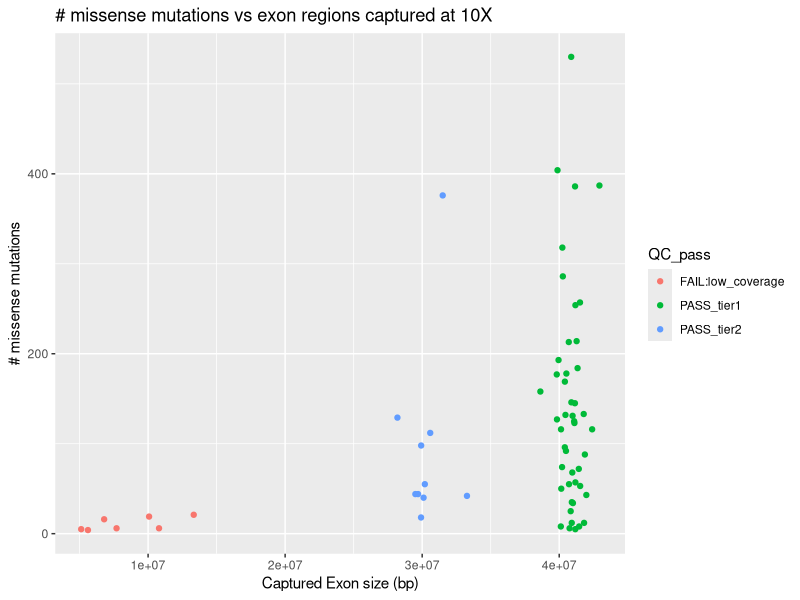
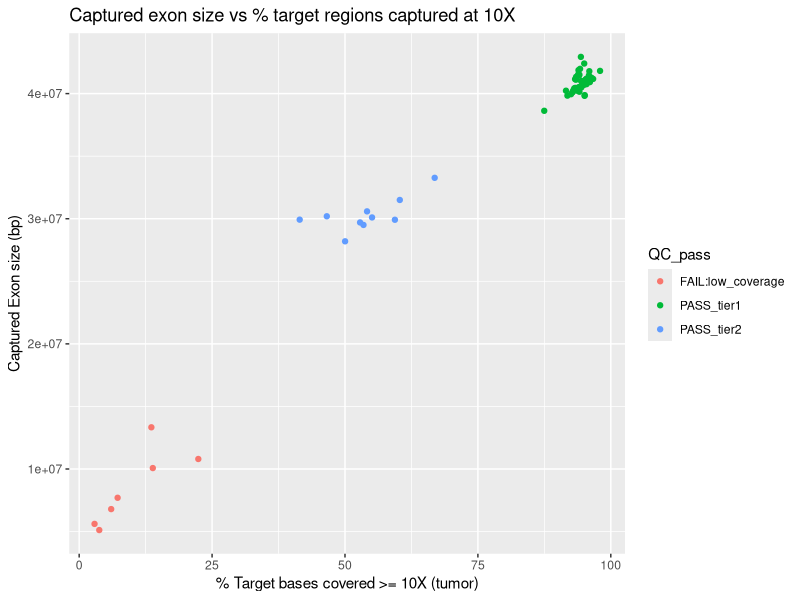
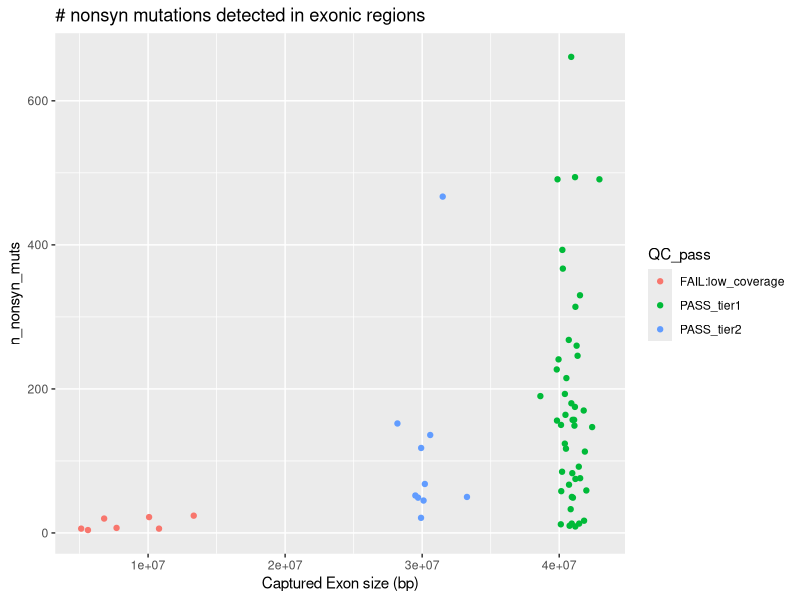
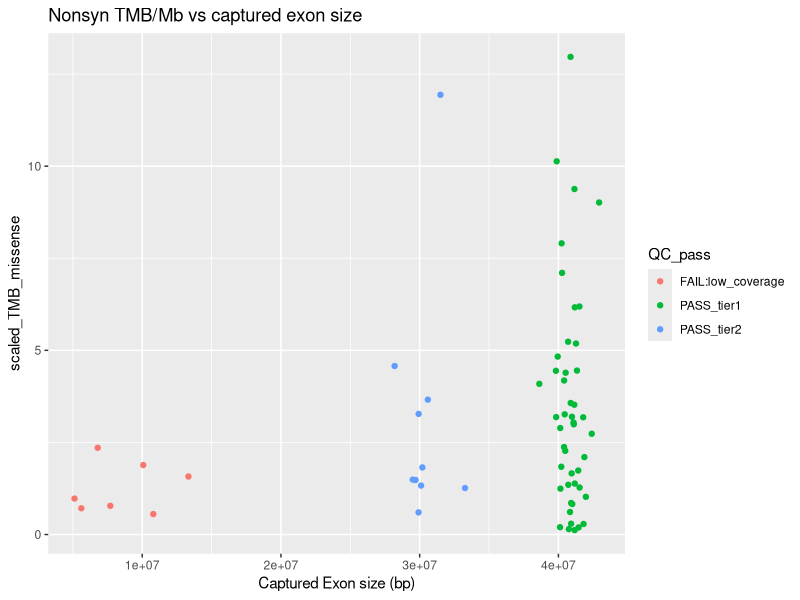

These figures' R source, in order:
## On command line: Rscript ./analysis_scripts/WES_QC.R
## On R: source("./analysis_scripts/WES_QC.R", echo = TRUE)
library("dplyr")
library("ggplot2")

TMB_df <- read.table("./wes_data/summary_data/TMB_QC_Response.txt",
header=T, as.is=T, sep="\t")


####### QC_pass column assignment ######
#TMB_df$QC_pass <- "FAIL:low_coverage"
#TMB_df$QC_pass[TMB_df$PCT_TARGET_BASES_10X.normal > 85 &
#            TMB_df$PCT_TARGET_BASES_10X.tumor > 85 ] <- "PASS_tier1"
#TMB_df$QC_pass[TMB_df$PCT_TARGET_BASES_10X.normal <= 85 &
#            TMB_df$PCT_TARGET_BASES_10X.tumor <= 85 &
#            TMB_df$captured_exon_size > 25*10^6 ] <- "PASS_tier2"
########################### #############   

## Compute TMB / Mb 
TMB_df$scaled_TMB_missense <- TMB_df$n_missense / TMB_df$captured_exon_size * 10^6
TMB_df$scaled_TMB_nonsyn <- TMB_df$n_nonsyn_muts / TMB_df$captured_exon_size * 10^6

pdf("./wes_data/summary_data/Supplemental_Figure_S1.pdf")
TMB_df %>%
  ggplot(aes(x=captured_exon_size, y=n_missense, color=QC_pass)) +
  geom_point() +
  ylab("# missense mutations") + xlab("Captured Exon size (bp)") +
  ggtitle("# missense mutations vs exon regions captured at 10X")

TMB_df %>%
  ggplot(aes(x=PCT_TARGET_BASES_10X.tumor, y=captured_exon_size, color=QC_pass)) +
  geom_point() +
  xlab("% Target bases covered >= 10X (tumor)") +
  ylab("Captured Exon size (bp)") +
  ggtitle("Captured exon size vs % target regions captured at 10X")

TMB_df %>%
  ggplot(aes(x=captured_exon_size, y=n_nonsyn_muts)) +
  geom_point(aes(color=QC_pass)) +
  xlab("Captured Exon size (bp)") +
  ggtitle("# nonsyn mutations detected in exonic regions")

TMB_df %>%
  ggplot(aes(x=captured_exon_size, y=scaled_TMB_missense)) +
  geom_point(aes(color=QC_pass)) +
  xlab("Captured Exon size (bp)") + 
  ggtitle("Nonsyn TMB/Mb vs captured exon size")

dev.off()
